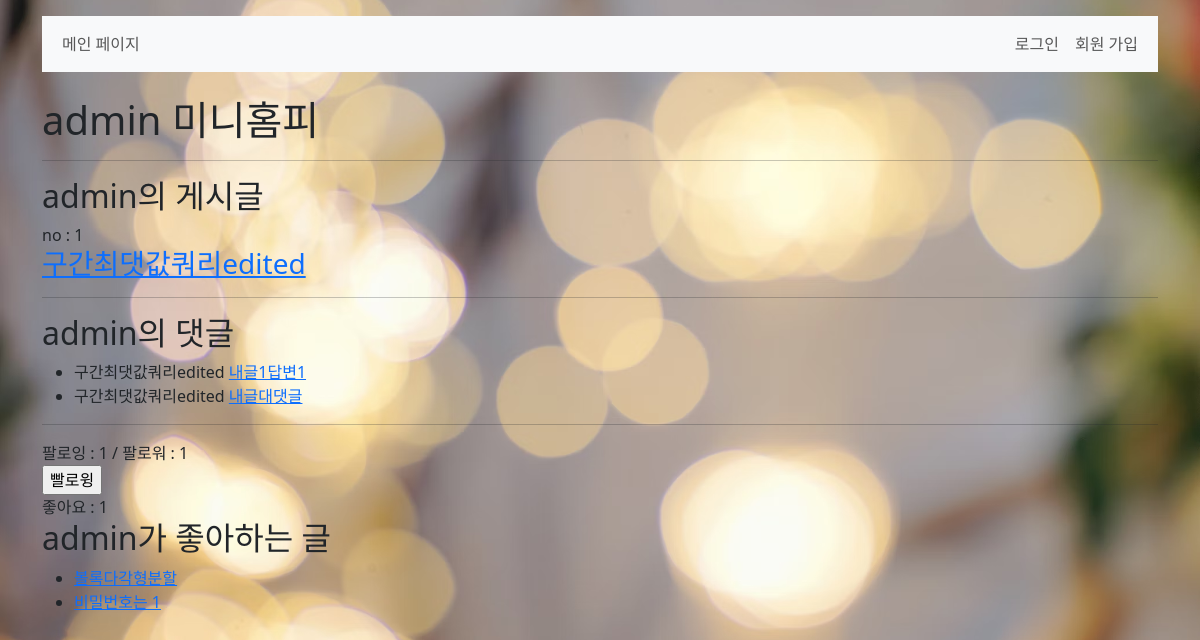
The page /accounts/profile/admin/ on the database its author committed.
### accounts/models.py (models this page shows)
class User(AbstractUser):
    following = models.ManyToManyField('self' , symmetrical=False , related_name='followers')

### boards/models.py (models this page shows)
class Board(models.Model):
    author = models.ForeignKey(settings.AUTH_USER_MODEL, on_delete=models.SET_NULL, null=True)
    title = models.CharField(max_length=20)
    content = models.TextField()
    created_at = models.DateTimeField(auto_now_add=True)
    updated_at = models.DateTimeField(auto_now=True)
    like_users = models.ManyToManyField(
        settings.AUTH_USER_MODEL, related_name='like_boards'
    )

class Comment(models.Model):
    author = models.ForeignKey(settings.AUTH_USER_MODEL, on_delete=models.SET_NULL, null=True)
    board = models.ForeignKey(Board, on_delete=models.CASCADE, related_name='comments')
    parent_comment = models.ForeignKey('self', on_delete=models.CASCADE, null=True, blank=True, related_name='replies')
    content = models.CharField(max_length=200)
    created_at = models.DateTimeField(auto_now_add=True)
    updated_at = models.DateTimeField(auto_now=True)

### accounts/views.py (the view)
# urls.py: path('profile/<str:username>/' , views.profile , name='profile'),
def profile(request, username):
    User = get_user_model()
    person = User.objects.get(username=username)
    context = {
        'person': person,
    }
    return render(request, 'accounts/profile.html', context)

### accounts/templates/accounts/profile.html (shortened to what this page needs)
{% extends "base.html" %}
{% block content %}
    <h1>{{person.username}} 미니홈피</h1>
    <hr>
    <h2>{{person.username}}의 게시글</h2>
    {% for board in person.board_set.all %}
        <div>no : {{board.pk}}</div>
        <a href="{% url "boards:detail" board.pk %}">
            <h3>
                {{board.title}}
            </h3>
        </a>
        <hr>
    {% endfor %}
    <h2>{{person.username}}의 댓글</h2>
    <ul>
        {% for comment in person.comment_set.all %}
        <li>
            <span>
                {{comment.board.title}}
            </span>
            <a href="{% url "boards:detail" comment.board.pk %}">
                {{comment.content}}
            </a>
        </li>
        {% endfor %}
    </ul>
    <hr>
    <div>
        <div>
            팔로잉 : {{person.following.all|length}} / 팔로워 : {{person.followers.all|length}}
        </div>
        {% if request.user != person %}
        <div>
            <form action="{% url "accounts:follow" person.pk %}" method='post'>
                {% if request.user in person.followers.all %}
                <input type="submit" value='언팔'>
                {% else %}
                <input type="submit" value="빨로윙">
                {% endif %}
            </form>
        </div>
        {% endif %}
    </div>
    <div>
        좋아요 : {{person.board_set.count}}
        <h2>{{person.username}}가 좋아하는 글</h2>
        <ul>
            {% for like_board in person.like_boards.all %}
            <li>
                <a href="{% url "boards:detail" like_board.pk %}">
                    {{like_board.title}}
                </a>
            </li>
            {% endfor %}
        </ul>
    </div>
{% endblock content %}

### rows shown on the page
User: username "admin", following.all|length "1", followers.all|length "1", board_set.count "1"
Board: pk "1", title "구간최댓값쿼리edited"
Comment: board "구간최댓값쿼리edited", content "내글1답변1"
Comment: board "구간최댓값쿼리edited", content "내글대댓글"
Board: title "볼록다각형분할"
Board: title "비밀번호는 1"
